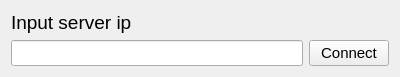
<?xml version="1.0" encoding="UTF-8"?>
<ui version="4.0">
 <class>ConnectionWidget</class>
 <widget class="QWidget" name="ConnectionWidget">
  <property name="geometry">
   <rect>
    <x>0</x>
    <y>0</y>
    <width>400</width>
    <height>75</height>
   </rect>
  </property>
  <property name="windowTitle">
   <string>Form</string>
  </property>
  <layout class="QVBoxLayout" name="verticalLayout">
   <item>
    <spacer name="verticalSpacer_2">
     <property name="orientation">
      <enum>Qt::Vertical</enum>
     </property>
     <property name="sizeHint" stdset="0">
      <size>
       <width>20</width>
       <height>40</height>
      </size>
     </property>
    </spacer>
   </item>
   <item>
    <widget class="QLabel" name="label">
     <property name="font">
      <font>
       <family>Tahoma</family>
       <pointsize>14</pointsize>
      </font>
     </property>
     <property name="text">
      <string>Input server ip</string>
     </property>
    </widget>
   </item>
   <item>
    <layout class="QHBoxLayout" name="horizontalLayout_2">
     <item>
      <widget class="QLineEdit" name="lineEdit">
       <property name="font">
        <font>
         <pointsize>11</pointsize>
        </font>
       </property>
      </widget>
     </item>
     <item>
      <widget class="QPushButton" name="pushButton">
       <property name="font">
        <font>
         <pointsize>11</pointsize>
        </font>
       </property>
       <property name="text">
        <string>Connect</string>
       </property>
      </widget>
     </item>
    </layout>
   </item>
   <item>
    <spacer name="verticalSpacer">
     <property name="orientation">
      <enum>Qt::Vertical</enum>
     </property>
     <property name="sizeHint" stdset="0">
      <size>
       <width>20</width>
       <height>40</height>
      </size>
     </property>
    </spacer>
   </item>
  </layout>
 </widget>
 <resources/>
 <connections/>
</ui>
